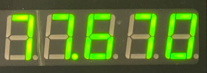
#> input picture 20220909_test01/images/77670.jpg, 207 x 73 px
$ python trashtest1114.py
#> lines starting #> are read from the running program, lines starting #| are printed output that depends on the picture; after the words box and inside, x2 and y2 are one past the last pixel; in counts of white or black regions, pixels touching at a corner belong together
#> further down, image is the input picture: shape (73, 207, 3); mean B, G, R 44.6, 118.5, 91
# -*- coding: utf-8 -*-
import cv2
from PIL import Image
import numpy as np
import time
from imutils.perspective import four_point_transform
from imutils import contours
import imutils
import cv2
import cv2 as cv
from PIL import Image
from pytesseract import pytesseract
from matplotlib import pyplot as plt
import argparse
import operator

DIGITS_LOOKUP = {
    (1, 1, 1, 0, 1, 1, 1): 0, #
    (0, 0, 0, 0, 1, 0, 0): 1, #
    (1, 0, 1, 1, 1, 0, 1): 2, #
    (1, 0, 1, 1, 0, 1, 1): 3, #
    (0, 1, 1, 1, 0, 1, 0): 4,  #
    (1, 1, 0, 1, 0, 1, 1): 5,  #
    (1, 1, 0, 1, 1, 1, 1): 6,  #
    (1, 0, 1, 0, 0, 1, 0): 7, #
    (1, 1, 1, 1, 1, 1, 1): 8, #
    (1, 1, 1, 1, 0, 1, 1): 9, #
    (0, 0, 0, 0, 0, 0, 0): '-'
}

# [34 lines left out: functions boundary_noise_removal_function, float_point_removal_function, not called in this run]

def list_index_position(a):
    return sorted(range(len(a)), key=lambda k: a[k])

# [62 lines left out: function number_selection, not called in this run]

def read_numbers(image):
    # pre-process the image by resizing it, converting it to
    # graycale, blurring it, and computing an edge map
    find_blackwhite = True
    if(find_blackwhite ==True):
        image = imutils.resize(image, height=500)
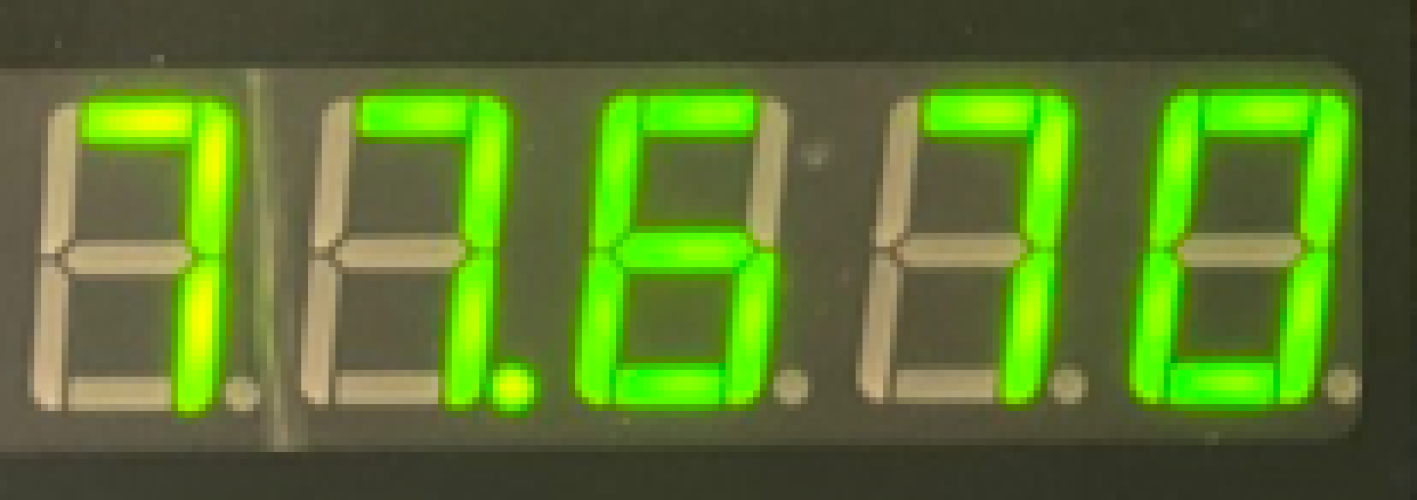
#> image: shape (500, 1417, 3); mean of channels 0, 1, 2 44.5, 118.5, 91; drawn as B, G, R
        ret, thresh4 = cv.threshold(image, 190, 255, cv.THRESH_TOZERO)
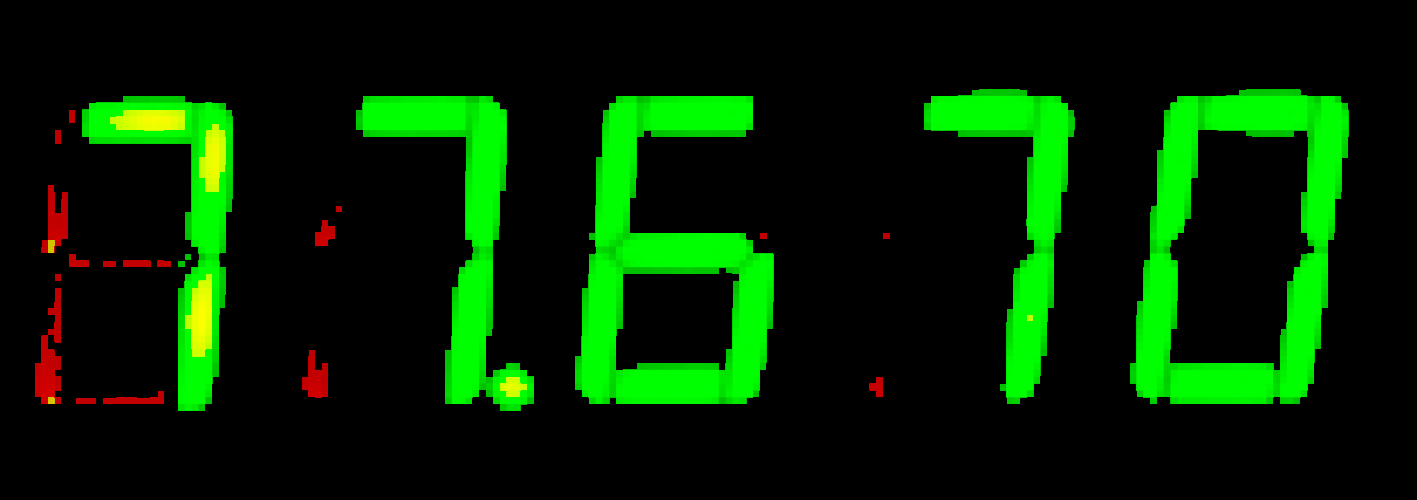
#> thresh4: shape (500, 1417, 3); mean of channels 0, 1, 2 0, 38, 3; drawn as B, G, R
        image = thresh4
        gray = cv2.cvtColor(image, cv2.COLOR_BGR2GRAY)
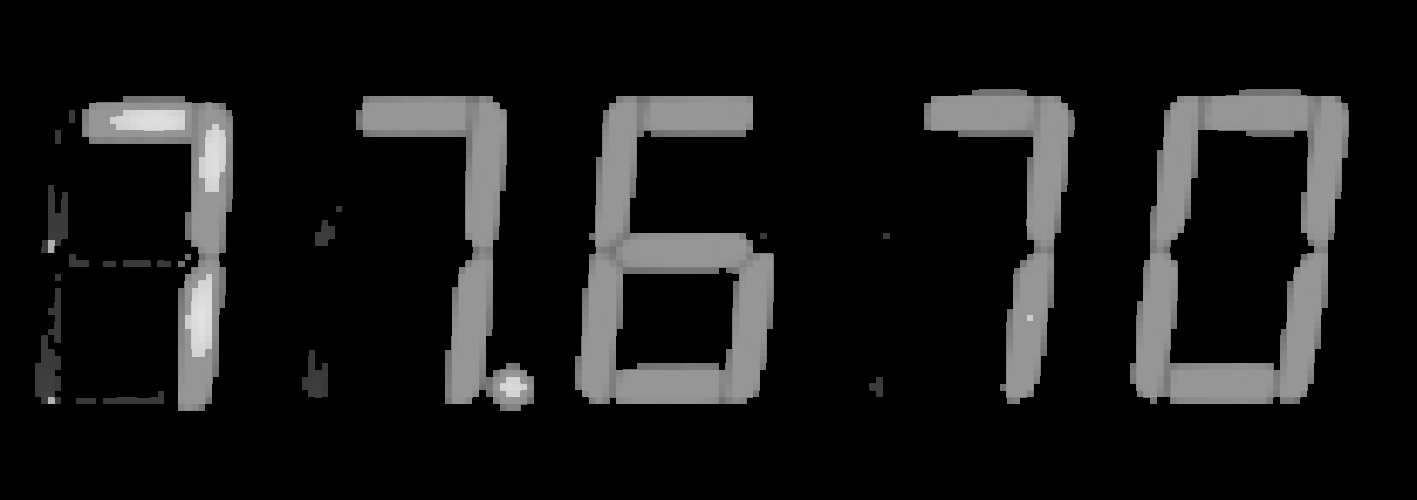
#> gray: shape (500, 1417); min 0, max 225, mean 23.2
        blurred = cv2.GaussianBlur(gray, (3, 3), 0)
        edged = cv2.Canny(blurred, 100, 200, 255)
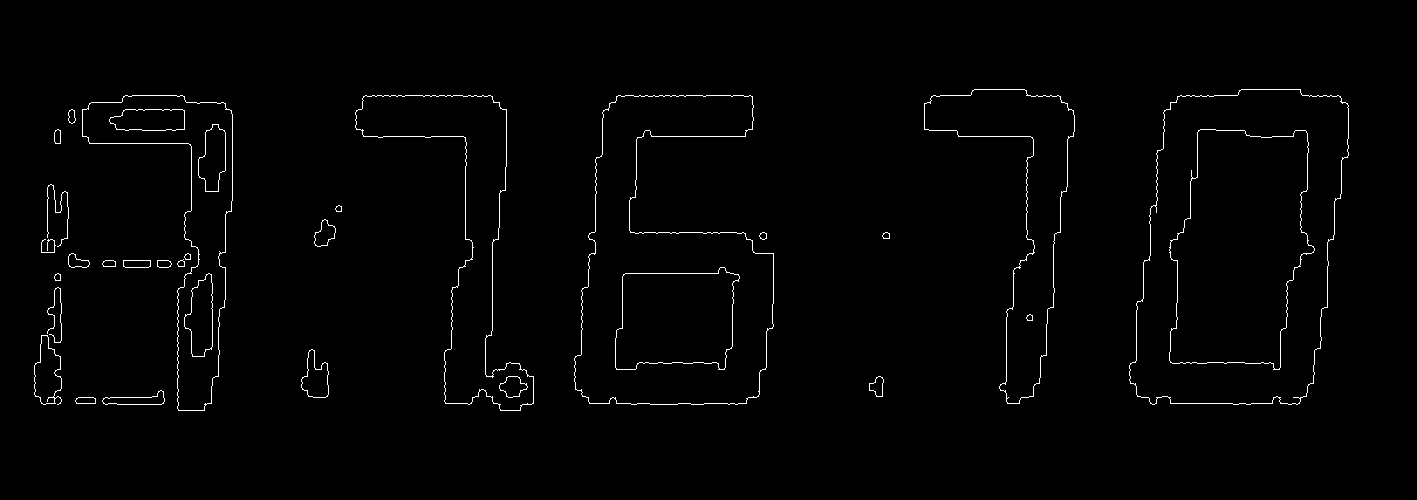
#> edged: shape (500, 1417); 1.2% white in thin lines or dots, all inside (x1, y1, x2, y2) = (34, 89, 1349, 411)
        # thresh = cv2.threshold(thresh4, 0, 255, cv2.THRESH_BINARY_INV | cv2.THRESH_OTSU)[1]
        kernel = cv2.getStructuringElement(cv2.MORPH_ELLIPSE, (3, 3))
        # 去掉了一些边角位的杂音
        thresh = cv2.morphologyEx(thresh4, cv2.MORPH_OPEN, kernel)
        gray_image = cv2.cvtColor(thresh, cv2.COLOR_BGR2GRAY)
        # res = cv2.matchTemplate(Edges, templateEdges, cv2.TM_CCORR)
        path_to_image = gray_image
        path_to_tesseract = r"C:\Program Files\Tesseract-OCR\tesseract.exe"
        pytesseract.tesseract_cmd = path_to_tesseract
        final_image = thresh
        options = "outputbase digits"
        text = pytesseract.image_to_string(np.array(final_image))
        #print(text)
        # cv2.imshow("gray_image", final_image)
        (thresh, im_bw) = cv2.threshold(gray_image, 128, 255, cv2.THRESH_BINARY | cv2.THRESH_OTSU)
        #cv2.imshow("im_bw", im_bw)

    # 处理好的黑白图像作为开始
    image_threshfilter = True;
    im_bw
    if image_threshfilter == True:
        kernel = np.ones((5, 5), dtype=np.uint8)
        im_dilate = cv2.dilate(im_bw, kernel, 3)

        cv2.imshow("im_dilate", im_dilate)
        im_bw = im_dilate

        thresh = cv2.threshold(im_dilate, 0, 255, cv2.THRESH_BINARY_INV | cv2.THRESH_OTSU)[1]
        kernel = cv2.getStructuringElement(cv2.MORPH_ELLIPSE, (1, 4))
        thresh = cv2.morphologyEx(thresh, cv2.MORPH_OPEN, kernel)
        contours, hierarchy = cv2.findContours(im_bw.astype(np.uint8).copy(), cv2.RETR_EXTERNAL,
                                            cv2.CHAIN_APPROX_SIMPLE)
        # contours, hierarchy = cv2.findContours(im_bw.astype(np.uint8).copy(), cv2.RETR_TREE, cv2.CHAIN_APPROX_SIMPLE)
        # print(len(contours))
        temp_index = 0
        index_list = []
        x_list = []
        y_list = []
        w_list = []
        h_list = []
        radius_list = []

    for cnts in contours:
        #x, y, w, h = cv.boundingRect(cnts)
        #perimeter = cv.arcLength(cnts, True)
        #print(cnts)
        (x, y), radius = cv2.minEnclosingCircle(cnts)
        (x, y, radius) = np.int0((x, y, radius))  # 圆心和半径取整

        #cv2.circle(image, (x, y), radius, (0, 0, 255), 2)
        if radius >25 and radius <200:
            #cv2.circle(image, (x, y), radius, (0, 0, 255), 2)
            x1, y1, w, h = cv.boundingRect(cnts)
            cv.rectangle(image, (x1, y1), (x1 + w, y1 + h), (255, 0, 0), 5)
            x_list.append(x1)
            y_list.append(y1)
            w_list.append(w)
            h_list.append(h)
            #print(x1,y1,w,h)
            index_list.append(temp_index)
            temp_index +=1
            #number_selection(im_bw,x1,y1,w,h)

    """
    average_width = int(sum(w_list)/len(w_list)  * 0.7)
    for i in range (len(w_list)) :
        if w_list[i] < average_width:
            w_list[i] = average_width
            print("i detect a number 1 ")
    """

    cv2.imshow("im_bw",image)
    zip_list = list(zip(x_list, y_list,w_list,h_list))
    zip_list.sort()  # zip_list[0][0]
    Inital_zip_list = zip_list
    zip_list.sort(reverse=True) # zip_list[0][0]

    print("the whole list is", zip_list)
    zip_list = boundary_noise_removal_function(image,zip_list)
    #print("list after noise removal is", zip_list)
    float_point_removal_function(image,zip_list)
    print("after float point removal",zip_list)
    filter(None, zip_list)
    zip_list.sort()
    final_zip_list = zip_list
    number_selection(image,im_bw, final_zip_list)

    # cv2.imshow("im_bw", image)
    cv2.waitKey(0)


if __name__ == "__main__":
    image = cv2.imread('images/77670.jpg')
    read_numbers(image)
#> (the call stopped at in read_numbers, `text = pytesseract.image_to_string(np.array(final_image))`: pytesseract is not available in this run)
